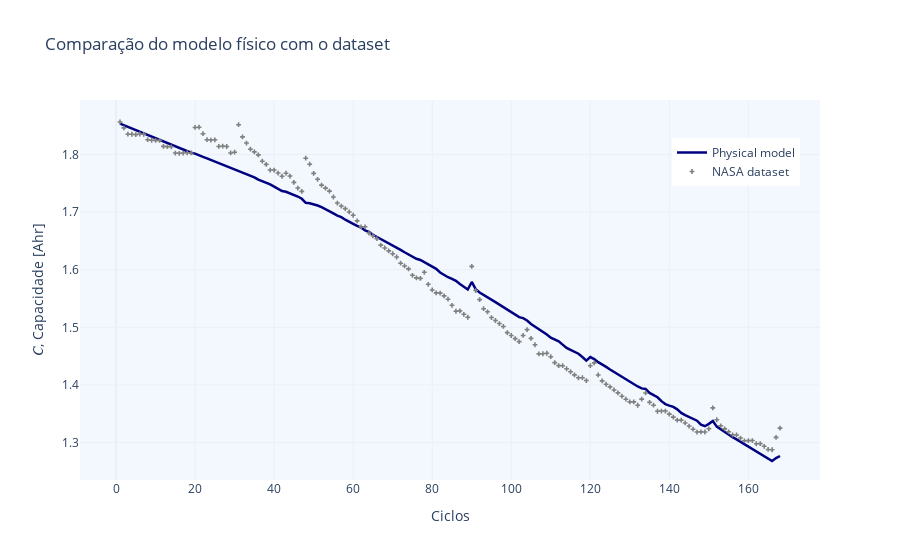

The code cell stored with this chart in its notebook:
### Code cell
fig = go.Figure()

fig.add_trace(go.Scatter(x=dfb.index, 
                         y=dfb['C. Capacity'],
                         mode='lines',
                         name='Physical model',
                         line=dict(color='navy', 
                                   width=2.5,
                                   )))

fig.add_trace(go.Scatter(x=dfb.index, 
                         y=dfb['Capacity'],
                         mode='markers',
                         marker=dict(
                              size=4,
                              color='grey',
                              symbol='cross'
                                 ),
                         name='NASA dataset',
                         line_color='navy'))
fig.update_layout(
    title="Comparação do modelo físico com o dataset",
    xaxis_title="Ciclos",
    yaxis_title="𝐶, Capacidade [Ahr]")

fig.update_layout(legend=dict(
    yanchor="top",
    y=0.9,
    xanchor="left",
    x=0.8
))

fig.update_layout({'plot_bgcolor': '#f2f8fd',
                  'paper_bgcolor': 'white',}, 
                   template='plotly_white')

### Figure 1 — Plotly figure (JSON) as saved in the notebook; plotly's stock layout.template omitted (floating-point values rounded to 4 significant figures; data arrays with more than 128 entries replaced by an {"elided": "..."} marker saying what was removed)
{"data": [{"line": {"color": "navy", "width": 2.5}, "mode": "lines", "name": "Physical model", "type": "scatter", "x": {"elided": "168 int values"}, "y": {"elided": "168 float values"}}, {"line": {"color": "navy"}, "marker": {"color": "grey", "size": 4, "symbol": "cross"}, "mode": "markers", "name": "NASA dataset", "type": "scatter", "x": {"elided": "168 int values"}, "y": {"elided": "168 float values"}}], "layout": {"legend": {"x": 0.8, "xanchor": "left", "y": 0.9, "yanchor": "top"}, "paper_bgcolor": "white", "plot_bgcolor": "#f2f8fd", "title": {"text": "Comparação do modelo físico com o dataset"}, "xaxis": {"title": {"text": "Ciclos"}}, "yaxis": {"title": {"text": "𝐶, Capacidade [Ahr]"}}}}
